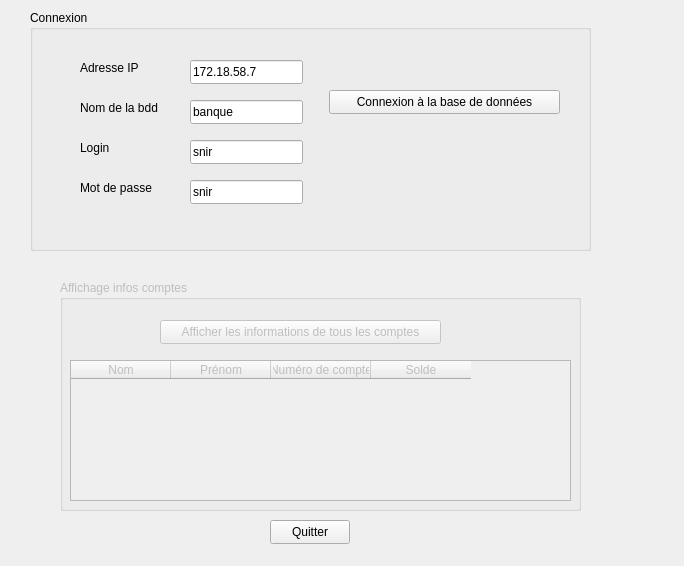
<?xml version="1.0" encoding="UTF-8"?>
<ui version="4.0">
 <class>Widget</class>
 <widget class="QWidget" name="Widget">
  <property name="geometry">
   <rect>
    <x>0</x>
    <y>0</y>
    <width>684</width>
    <height>566</height>
   </rect>
  </property>
  <property name="windowTitle">
   <string>Widget</string>
  </property>
  <widget class="QGroupBox" name="groupBoxConnexion">
   <property name="geometry">
    <rect>
     <x>30</x>
     <y>10</y>
     <width>561</width>
     <height>241</height>
    </rect>
   </property>
   <property name="title">
    <string>Connexion</string>
   </property>
   <widget class="QLabel" name="label_4">
    <property name="geometry">
     <rect>
      <x>50</x>
      <y>170</y>
      <width>81</width>
      <height>16</height>
     </rect>
    </property>
    <property name="text">
     <string>Mot de passe</string>
    </property>
   </widget>
   <widget class="QLabel" name="label_3">
    <property name="geometry">
     <rect>
      <x>50</x>
      <y>130</y>
      <width>58</width>
      <height>16</height>
     </rect>
    </property>
    <property name="text">
     <string>Login</string>
    </property>
   </widget>
   <widget class="QLabel" name="label_2">
    <property name="geometry">
     <rect>
      <x>50</x>
      <y>90</y>
      <width>91</width>
      <height>16</height>
     </rect>
    </property>
    <property name="text">
     <string>Nom de la bdd</string>
    </property>
   </widget>
   <widget class="QLabel" name="label">
    <property name="geometry">
     <rect>
      <x>50</x>
      <y>50</y>
      <width>61</width>
      <height>16</height>
     </rect>
    </property>
    <property name="text">
     <string>Adresse IP</string>
    </property>
   </widget>
   <widget class="QLineEdit" name="lineEditIP">
    <property name="geometry">
     <rect>
      <x>160</x>
      <y>50</y>
      <width>113</width>
      <height>24</height>
     </rect>
    </property>
    <property name="text">
     <string>172.18.58.7</string>
    </property>
   </widget>
   <widget class="QLineEdit" name="lineEditBD">
    <property name="geometry">
     <rect>
      <x>160</x>
      <y>90</y>
      <width>113</width>
      <height>24</height>
     </rect>
    </property>
    <property name="text">
     <string>banque</string>
    </property>
   </widget>
   <widget class="QLineEdit" name="lineEditLog">
    <property name="geometry">
     <rect>
      <x>160</x>
      <y>130</y>
      <width>113</width>
      <height>24</height>
     </rect>
    </property>
    <property name="text">
     <string>snir</string>
    </property>
   </widget>
   <widget class="QLineEdit" name="lineEditMdp">
    <property name="geometry">
     <rect>
      <x>160</x>
      <y>170</y>
      <width>113</width>
      <height>24</height>
     </rect>
    </property>
    <property name="text">
     <string>snir</string>
    </property>
   </widget>
   <widget class="QPushButton" name="pushButtonConnexion">
    <property name="geometry">
     <rect>
      <x>299</x>
      <y>80</y>
      <width>231</width>
      <height>24</height>
     </rect>
    </property>
    <property name="text">
     <string>Connexion à la base de données</string>
    </property>
   </widget>
  </widget>
  <widget class="QGroupBox" name="groupBoxAffichage">
   <property name="enabled">
    <bool>false</bool>
   </property>
   <property name="geometry">
    <rect>
     <x>60</x>
     <y>280</y>
     <width>521</width>
     <height>231</height>
    </rect>
   </property>
   <property name="title">
    <string>Affichage infos comptes</string>
   </property>
   <widget class="QPushButton" name="pushButtonAffichage">
    <property name="geometry">
     <rect>
      <x>100</x>
      <y>40</y>
      <width>281</width>
      <height>24</height>
     </rect>
    </property>
    <property name="text">
     <string>Afficher les informations de tous les comptes</string>
    </property>
   </widget>
   <widget class="QTableWidget" name="tableWidget">
    <property name="geometry">
     <rect>
      <x>10</x>
      <y>80</y>
      <width>501</width>
      <height>141</height>
     </rect>
    </property>
    <column>
     <property name="text">
      <string>Nom</string>
     </property>
    </column>
    <column>
     <property name="text">
      <string>Prénom</string>
     </property>
    </column>
    <column>
     <property name="text">
      <string>Numéro de compte</string>
     </property>
    </column>
    <column>
     <property name="text">
      <string>Solde</string>
     </property>
    </column>
   </widget>
  </widget>
  <widget class="QPushButton" name="pushButtonQuitter">
   <property name="geometry">
    <rect>
     <x>270</x>
     <y>520</y>
     <width>80</width>
     <height>24</height>
    </rect>
   </property>
   <property name="text">
    <string>Quitter</string>
   </property>
  </widget>
 </widget>
 <layoutdefault spacing="6" margin="11"/>
 <resources/>
 <connections>
  <connection>
   <sender>pushButtonQuitter</sender>
   <signal>clicked()</signal>
   <receiver>Widget</receiver>
   <slot>close()</slot>
   <hints>
    <hint type="sourcelabel">
     <x>338</x>
     <y>537</y>
    </hint>
    <hint type="destinationlabel">
     <x>397</x>
     <y>538</y>
    </hint>
   </hints>
  </connection>
 </connections>
</ui>
